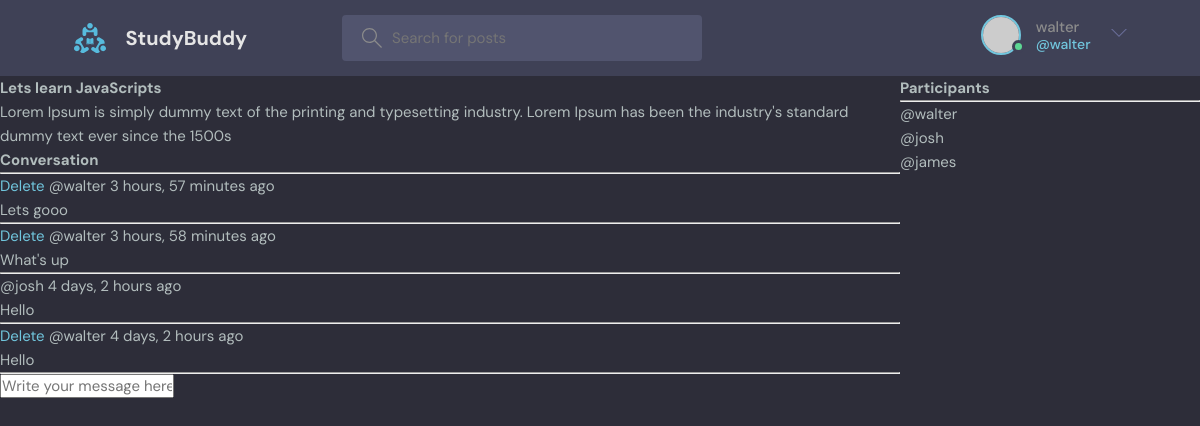
Screenshot of /room/1/ (signed in) with the database file from the repository.
### base/models.py (models this page shows, shortened)
class Room(models.Model):
    host =  models.ForeignKey(User, on_delete = models.SET_NULL, null = True)
    topic = models.ForeignKey(Topic, on_delete = models.SET_NULL, null = True)
    name = models.CharField(max_length=200) #Allows different names
    description = models.TextField(null = True, blank = True) #Blank page for decription
    participants = models.ManyToManyField(User, related_name = 'participants', blank = True )
    updated = models.DateTimeField(auto_now = True) # Shows time
    created = models.DateTimeField(auto_now_add = True) #shows time of creation
    class Meta:
        ordering = ['-updated', '-created']

class Message(models.Model):
    user = models.ForeignKey(User, on_delete = models.CASCADE) #A for Users relationship with Room class that deletes all the childern
    room = models.ForeignKey(Room, on_delete = models.CASCADE) #A for room relationship with Room class that deletes all the childern
    body = models.TextField()
    updated = models.DateTimeField(auto_now = True) # Shows time
    created = models.DateTimeField(auto_now_add = True) #shows time of creation
    class Meta:
        ordering = ['-updated', '-created']

### base/views.py (the view, shortened to what this page needs)
# urls.py: path('room/<str:pk>/', views.room, name = "room"), #Path to room
def room(request, pk):
    room = Room.objects.get(id =pk)
    room_messages = room.message_set.all()
    participants = room.participants.all()
    context = {'room' : room, 'room_messages' : room_messages, 'participants': participants}
    return render(request, 'base/room.html', context) #Goes into template folder to go to the room html

### base/templates/base/room.html (shortened to what this page needs)
{% extends 'main.html' %}
{% block content%}
<div class = "room-container">
    <div>
        <h1>{{room.name}}</h1>
        <p>{{room.description}}</p>
        <div class = "comment-wrapper">
                <h3>Conversation</h3>
                <hr>
                {% for message in room_messages %}
                    <div>
                        {% if request.user == message.user %}
                        <a href = "{% url 'delete-message' message.id%}">Delete</a>
                        {% endif %}
                        <small>@{{message.user}}  {{message.created | timesince}} ago </small>
                        <p>{{message.body}}</p>
                        <hr>
                    </div>
                {% endfor %}
            </div>
        {% if request.user.is_authenticated %}
        <div class = "comment-form">
            <form method = "POST" action ="">
                <input type = "text" name = "body" placeholder="Write your message here..." />
            </form>
        </div>
        {% endif %}
    </div>
    <div>
        <h3>Participants</h3>
        <hr>
        {% for user in participants %}
            <div>
                <p>@{{user.username}}</p>
            </div>
        {% endfor %}
    </div>
</div>
{% endblock content %}

### templates/navbar.html (shortened to what this page needs)
{% load static %}
<header class="header header--loggedIn">
    <div class="container">
      <a href="{% url 'home' %}" class="header__logo">
        <img src="{% static 'images/logo.svg' %} " />
        <h1>StudyBuddy</h1>
      </a>
      <form class="header__search" method = "GET" action = "{% url 'home'%}">
        <label>
          <input name = 'q' placeholder="Search for posts" />
        </label>
      </form>
      <nav class="header__menu">
        {% if request.user.is_authenticated %}
        <div class="header__user">
          <a href="profile.html">
            <div class="avatar avatar--medium active">
              <img src="https://randomuser.me/api/portraits/men/37.jpg" />
            </div>
            <p>{{request.user.username}}<span>@{{request.user.username}}</span></p>
          </a>
          <button class="dropdown-button">
            <svg version="1.1" xmlns="http://www.w3.org/2000/svg" width="32" height="32" viewBox="0 0 32 32">
              <title>chevron-down</title>
              <path d="M16 21l-13-13h-3l16 16 16-16h-3l-13 13z"></path>
            </svg>
          </button>
        </div>
        {% else %}
        <a href="{% url 'login' %}">
          <img src="{% static 'images/avatar.svg' %}" />
          <p>Login</p>
        </a>
        {% endif %}
      </nav>
    </div>
  </header>

### static/styles/style.css (style rules this page uses)
:root { --color-main: #71c6dd; --color-main-light: #e1f6fb; --color-dark: #3f4156; --color-dark-medium: #51546e; --color-dark-light: #696d97; --color-light: #e5e5e5; --color-gray: #8b8b8b; --color-light-gray: #b2bdbd; --color-bg: #2d2d39; --color-success: #5dd693; --color-error: #fc4b0b; }
* { font-family: "DM Sans", -apple-system, BlinkMacSystemFont, "Segoe UI", Roboto, Oxygen, Ubuntu, Cantarell, "Open Sans", "Helvetica Neue", sans-serif; margin: 0; padding: 0; box-sizing: border-box; text-rendering: optimizeLegibility; font-size: inherit; }
html { font-size: 56.25%; }
@media only screen and (min-width: 1200px) { html { font-size: 62.5%; } }
body { line-height: 1.6; font-weight: 400; font-size: 1.5rem; color: var(--color-light-gray); background-color: var(--color-bg); min-height: 100vh; }
img { width: 100%; }
a { display: inline-block; color: var(--color-main); text-decoration: none; }
.container { max-width: 120rem; width: 90%; margin: auto; }
.avatar { position: relative; display: inline-block; border-radius: 50%; border: 2px solid var(--color-main); }
.avatar img { display: block; border-radius: 50%; object-fit: cover; object-position: center; }
.avatar::after { content: ""; display: block; position: absolute; background-color: var(--color-gray); z-index: 111; border-radius: 50%; border: 0.3rem solid var(--color-dark); }
.avatar.active::after { background-color: var(--color-success); }
.avatar.avatar--medium img { width: 3.6rem; height: 3.6rem; border-radius: 50%; }
.avatar.avatar--medium:after { width: 0.7rem; height: 0.7rem; bottom: 0px; right: -6px; }
.header { padding: 1.5rem; background-color: var(--color-dark); }
.header > .container { display: flex; gap: 9.5rem; }
.header__logo, .header__user { display: flex; gap: 2rem; align-items: center; }
.header__logo > img { height: 3.2rem; width: 3.2rem; }
.header__logo > h1 { font-weight: 700; font-size: 2rem; color: var(--color-light); }
.header__search > label { background-color: var(--color-dark-medium); padding: 1.3rem 1rem; display: flex; align-items: center; gap: 1rem; border-radius: 4px; }
.header__search svg { fill: var(--color-gray); width: 2rem; height: 2rem; margin-left: 1rem; }
.header__search input { width: 30rem; background: transparent; border: none; outline: none; color: var(--color-light); }
.header__menu { margin-left: auto; position: relative; }
.header__menu a { display: flex; gap: 1.5rem; align-items: center; font-weight: 500; text-decoration: none; color: var(--color-gray); }
.header__menu img { height: 3.6rem; }
.header__menu p { line-height: 1.2; }
.header__menu span { color: var(--color-main); font-weight: 500; font-size: 1.4rem; display: block; }
.header__menu svg { width: 1.6rem; height: 1.6rem; fill: var(--color-dark-light); }
.dropdown-button { background: transparent; border: 0; outline: 0; cursor: pointer; }

### base/templates/base/room.html (style rules this page uses)
.room-container { display: grid; grid-template-columns: 3fr 1fr; }

### rows the page displays
Room: name "Lets learn JavaScripts", description "Lorem Ipsum is simply dummy text of the printing and typesetting industry. Lorem Ipsum has been the industry's standard dummy text ever since the 1500s"
Message: shows "Delete", user "walter", created "3 hours, 57 minutes", body "Lets gooo"
Message: shows "Delete", user "walter", created "3 hours, 58 minutes", body "What's up"
Message: user "josh", created "4 days, 2 hours", body "Hello"
Message: shows "Delete", user "walter", created "4 days, 2 hours", body "Hello"

### other values shown
{{ request.user.username }} "walter"
{{ user.username }} "walter"
{{ user.username }} "josh"
{{ user.username }} "james"
